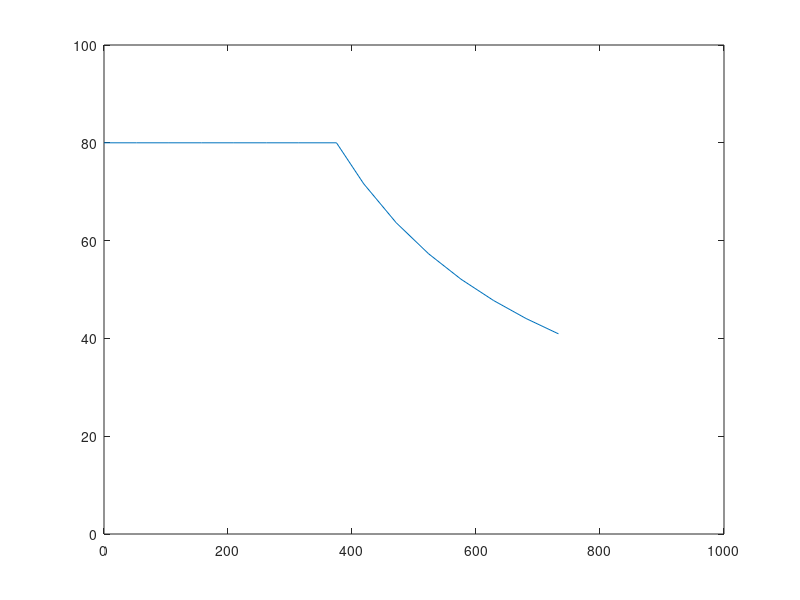
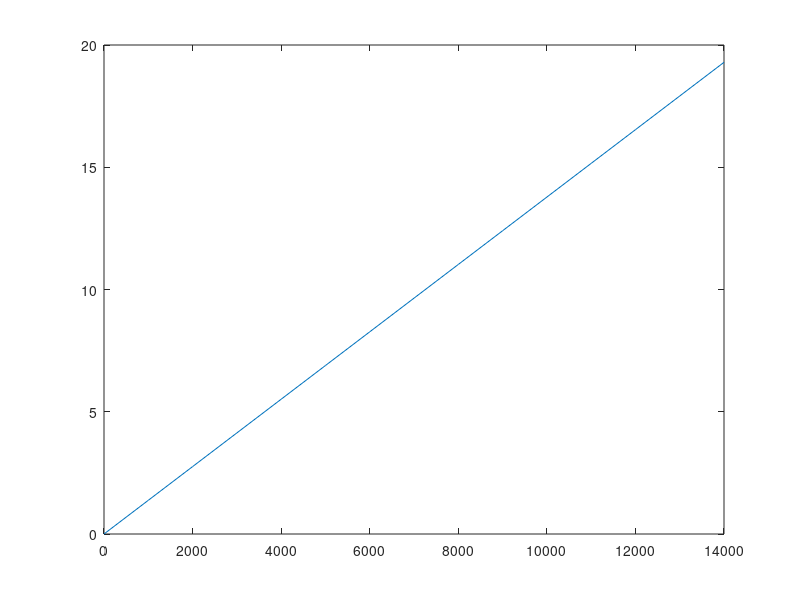

Reproduce these figures in MATLAB, in order.
maxMotorTorque = 80; % in Nm
maxRegenTorque = 80; % in Nm
maxMotorTemp = 135;   % in Fahrenheit
motorVoltage = 140;
motorTorques = [80 80 80 80 80 80 80 80 71.62 63.66 57.30 52.09 47.75 44.07 40.93];
motorSpeeds = [0 500 1000 1500 2000 2500 3000 3580.977845 4000 4500 5000 5500 6000 6500 7000] * pi/30;

figure(1);
plot(motorSpeeds, motorTorques);
axis([0, 1000, 0, 100]);

maxEngineTorque = 26.16; % in Nm

maxEngineTemp = 240;  % in Fahrenheit


engineTorqueMap = [0,0;4,4.1;8,8.1;10.7,10.8;9.2,9.3;11.8,11.9;14.8,14.9;17.3,17.4;
    18,18.1;19.2,19.3;18,18.1;17.8,17.9;17.5,17.6;16,16.1;15,15.1] * 1.3558;
engineTorqueBreakpoints = [0:1.378:19.3];
engineSpeedBreakpoints = [0,1,2,3,4,5,6,7,8,9,10,11,12,13,14] * 1000;

figure(2);
plot(engineSpeedBreakpoints, engineTorqueBreakpoints);

initialFuel = 2.834; % in Liters 
